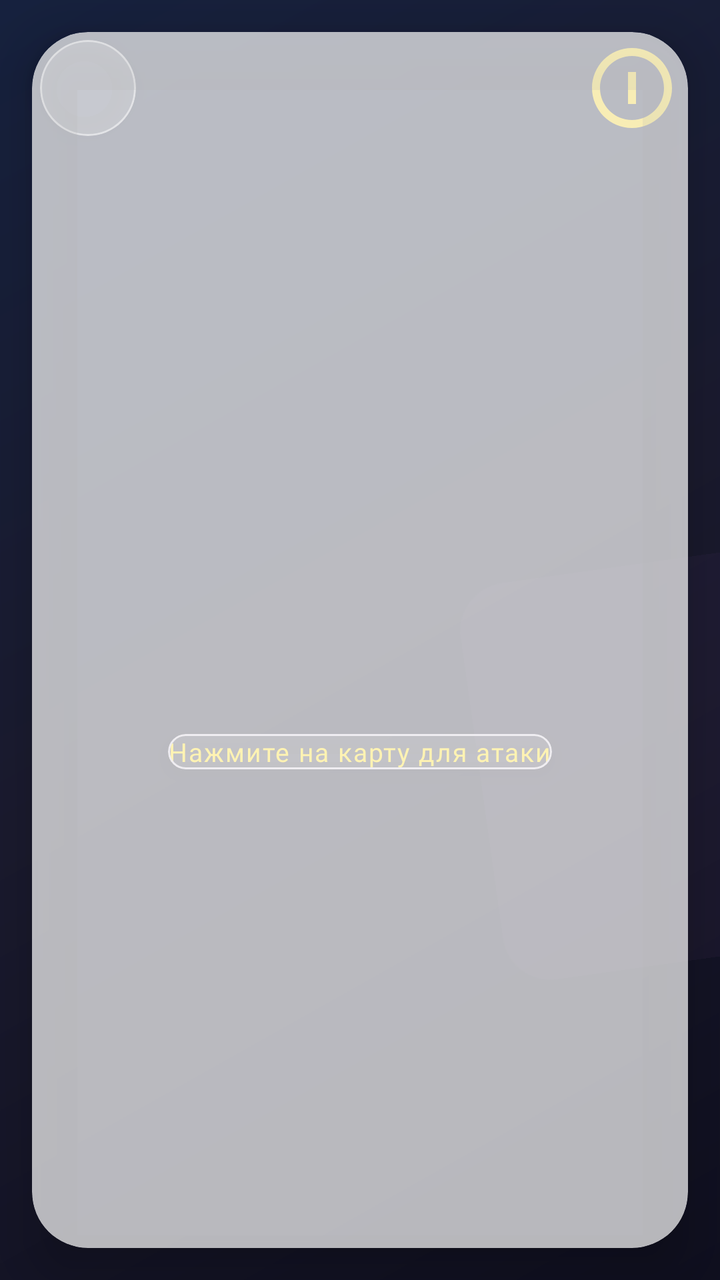
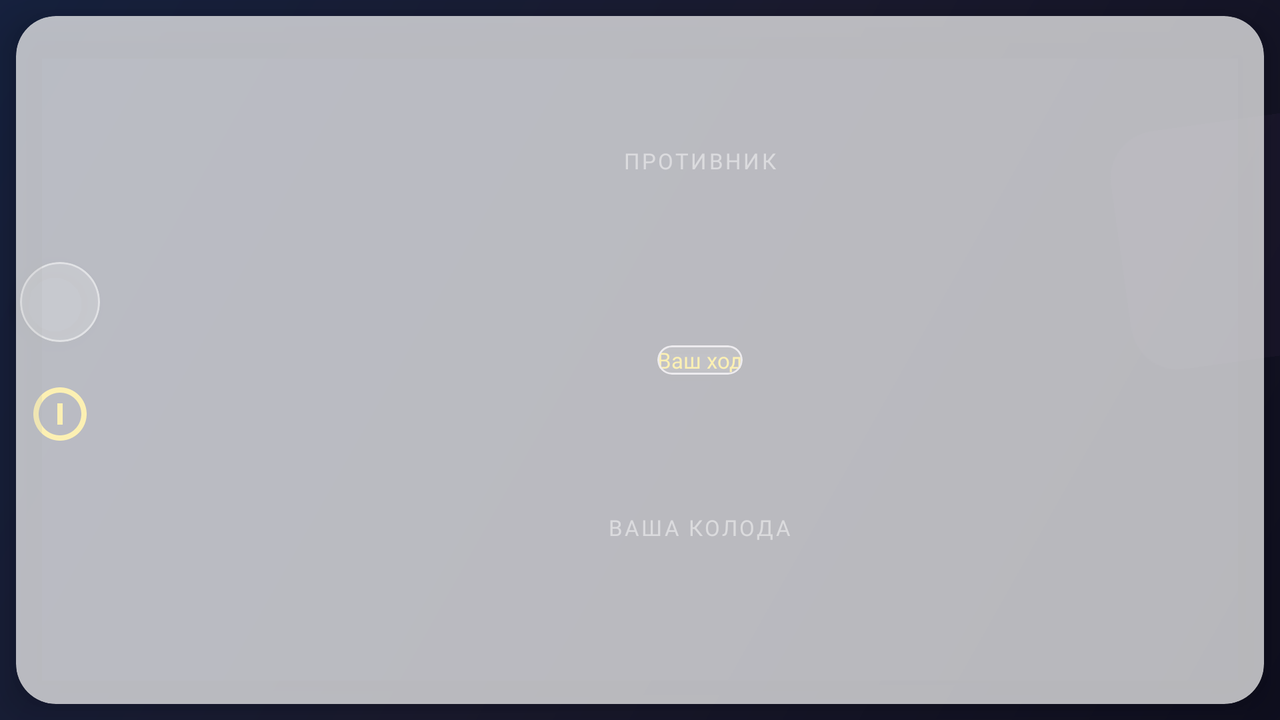

Two renders of one Android screen. The first uses the default layout on a phone; the second uses the alternative layout the repository ships for a different screen configuration, on a matching device. The two XML files are below.
<!-- AndroidManifest.xml: activity theme Theme.PlayingCards2 -->
<!-- res/layout/activity_game.xml -->
<?xml version="1.0" encoding="utf-8"?>
<FrameLayout xmlns:android="http://schemas.android.com/apk/res/android"
    xmlns:app="http://schemas.android.com/apk/res-auto"
    android:layout_width="match_parent"
    android:layout_height="match_parent">

    <androidx.constraintlayout.widget.ConstraintLayout
        android:layout_width="match_parent"
        android:layout_height="match_parent"
        android:background="@drawable/bg_game_gradient"
        android:animateLayoutChanges="true">

        
        <View
            android:id="@+id/decorSquare1"
            android:layout_width="160dp"
            android:layout_height="160dp"
            android:background="@drawable/bg_blur_square"
            android:alpha="0.06"
            android:translationX="-50dp"
            android:translationY="-40dp"
            android:rotation="12"
            app:layout_constraintStart_toStartOf="parent"
            app:layout_constraintTop_toTopOf="parent" />

        <View
            android:id="@+id/decorSquare2"
            android:layout_width="200dp"
            android:layout_height="200dp"
            android:background="@drawable/bg_blur_square_purple"
            android:alpha="0.04"
            android:translationX="80dp"
            android:translationY="280dp"
            android:rotation="-8"
            app:layout_constraintEnd_toEndOf="parent"
            app:layout_constraintTop_toTopOf="parent" />

        
        <androidx.cardview.widget.CardView
            android:id="@+id/glassCard"
            android:layout_width="0dp"
            android:layout_height="0dp"
            android:layout_margin="16dp"
            app:cardCornerRadius="28dp"
            app:cardElevation="16dp"
            app:cardBackgroundColor="#B3FFFFFF"
            app:layout_constraintTop_toTopOf="parent"
            app:layout_constraintBottom_toBottomOf="parent"
            app:layout_constraintStart_toStartOf="parent"
            app:layout_constraintEnd_toEndOf="parent" />

        
        <com.google.android.material.card.MaterialCardView
            android:id="@+id/backButton"
            android:layout_width="48dp"
            android:layout_height="48dp"
            android:layout_margin="20dp"
            app:cardCornerRadius="24dp"
            app:cardElevation="6dp"
            app:cardBackgroundColor="#33FFFFFF"
            app:strokeWidth="1dp"
            app:strokeColor="#80FFFFFF"
            android:foreground="?android:attr/selectableItemBackgroundBorderless"
            app:layout_constraintStart_toStartOf="parent"
            app:layout_constraintTop_toTopOf="parent">

            <ImageView
                android:layout_width="24dp"
                android:layout_height="24dp"
                android:src="@drawable/ic_arrow_back"
                android:tint="#FFFFFF"
                android:layout_gravity="center" />

        </com.google.android.material.card.MaterialCardView>

        
        <ImageView
            android:id="@+id/turnIndicator"
            android:layout_width="48dp"
            android:layout_height="48dp"
            android:src="@drawable/ic_player_turn"
            android:tint="#FFD700"
            android:alpha="0.9"
            app:layout_constraintTop_toTopOf="parent"
            app:layout_constraintEnd_toEndOf="parent"
            android:layout_margin="20dp" />

        
        <TextView
            android:id="@+id/whoStartsText"
            android:layout_width="wrap_content"
            android:layout_height="wrap_content"
            android:text=""
            android:textSize="18sp"
            android:textStyle="bold"
            android:textColor="#FFD700"
            android:fontFamily="@font/playfair_display_bold"
            android:gravity="center"
            android:visibility="visible"
            app:layout_constraintTop_toTopOf="parent"
            app:layout_constraintBottom_toBottomOf="parent"
            app:layout_constraintStart_toStartOf="parent"
            app:layout_constraintEnd_toEndOf="parent" />

        
        <androidx.core.widget.NestedScrollView
            android:layout_width="match_parent"
            android:layout_height="0dp"
            android:fillViewport="true"
            android:clipToPadding="false"
            android:paddingHorizontal="20dp"
            android:paddingBottom="20dp"
            app:layout_constraintTop_toBottomOf="@id/backButton"
            app:layout_constraintBottom_toBottomOf="parent">

            <LinearLayout
                android:layout_width="match_parent"
                android:layout_height="wrap_content"
                android:orientation="vertical"
                android:gravity="center">

                
                <androidx.recyclerview.widget.RecyclerView
                    android:id="@+id/enemyCardsRecyclerView"
                    android:layout_width="match_parent"
                    android:layout_height="wrap_content"
                    android:orientation="horizontal"
                    app:layoutManager="androidx.recyclerview.widget.LinearLayoutManager"
                    android:padding="8dp"
                    android:layout_marginTop="40dp"
                    android:layout_marginBottom="24dp"
                    android:clipToPadding="false" />

                
                <com.google.android.material.card.MaterialCardView
                    android:layout_width="wrap_content"
                    android:layout_height="wrap_content"
                    app:cardCornerRadius="24dp"
                    app:cardElevation="4dp"
                    app:cardBackgroundColor="#20FFFFFF"
                    android:layout_marginVertical="24dp"
                    android:paddingHorizontal="20dp"
                    android:paddingVertical="10dp">

                    <TextView
                        android:id="@+id/battleStatusText"
                        android:layout_width="wrap_content"
                        android:layout_height="wrap_content"
                        android:text="Нажмите на карту для атаки"
                        android:textSize="13sp"
                        android:textColor="#FFD700"
                        android:fontFamily="@font/montserrat_bold"
                        android:letterSpacing="0.05" />

                </com.google.android.material.card.MaterialCardView>

                
                <androidx.recyclerview.widget.RecyclerView
                    android:id="@+id/playerCardsRecyclerView"
                    android:layout_width="match_parent"
                    android:layout_height="wrap_content"
                    android:orientation="horizontal"
                    app:layoutManager="androidx.recyclerview.widget.LinearLayoutManager"
                    android:padding="8dp"
                    android:clipToPadding="false" />

            </LinearLayout>

        </androidx.core.widget.NestedScrollView>

    </androidx.constraintlayout.widget.ConstraintLayout>

    
    <FrameLayout
        android:id="@+id/overlayContainer"
        android:layout_width="match_parent"
        android:layout_height="match_parent"
        android:visibility="gone" />

</FrameLayout>
<!-- resources referenced by this layout -->
<resources>
  <!-- drawable bg_blur_square_purple (drawable) -->
  <?xml version="1.0" encoding="utf-8"?>
  <shape xmlns:android="http://schemas.android.com/apk/res/android">
      <solid android:color="#9B59B6" />
      <corners android:radius="24dp" />
  </shape>
  <!-- drawable bg_game_gradient (drawable) -->
  <?xml version="1.0" encoding="utf-8"?>
  <shape xmlns:android="http://schemas.android.com/apk/res/android">
      <gradient
          android:startColor="#0F0F1F"
          android:centerColor="#1A1A2E"
          android:endColor="#16213E"
          android:angle="135" />
  </shape>
  <!-- drawable ic_player_turn (drawable) -->
  <vector xmlns:android="http://schemas.android.com/apk/res/android"
      android:width="32dp"
      android:height="32dp"
      android:viewportWidth="24"
      android:viewportHeight="24">
      <path
          android:fillColor="#FFD700"
          android:pathData="M12,2C6.48,2 2,6.48 2,12s4.48,10 10,10 10,-4.48 10,-10S17.52,2 12,2zM12,20c-4.41,0 -8,-3.59 -8,-8s3.59,-8 8,-8 8,3.59 8,8 -3.59,8 -8,8zM11,8h2v6h-2zM11,14h2v2h-2z" />
  </vector>
  <style name="Theme.PlayingCards2" parent="Theme.Material3.DayNight.NoActionBar">
          <item name="colorPrimary">@color/purple_500</item>
          <item name="colorPrimaryVariant">@color/purple_700</item>
          <item name="colorOnPrimary">@color/white</item>
          <item name="colorSecondary">@color/teal_200</item>
          <item name="colorSecondaryVariant">@color/teal_700</item>
          <item name="colorOnSecondary">@color/black</item>
          <item name="android:statusBarColor">@color/transparent</item>
          <item name="android:navigationBarColor">@color/transparent</item>
          <item name="android:windowLightStatusBar">false</item>
          <item name="android:windowLightNavigationBar">false</item>
          <item name="android:windowBackground">@drawable/background_gradient</item>
      </style>
  <color name="purple_500">#FF6200EE</color>
  <color name="purple_700">#FF3700B3</color>
  <color name="white">#FFFFFFFF</color>
  <color name="teal_200">#FF03DAC5</color>
  <color name="teal_700">#FF018786</color>
  <color name="black">#FF000000</color>
  <color name="transparent">#00000000</color>
  <!-- drawable background_gradient (drawable) -->
  <?xml version="1.0" encoding="utf-8"?>
  <shape xmlns:android="http://schemas.android.com/apk/res/android">
      <gradient
          android:startColor="#4158D0"
          android:centerColor="#C850C0"
          android:endColor="#FFCC70"
          android:angle="135"
          android:type="linear" />
  </shape>
</resources>
<!-- res/layout-land/activity_game.xml (the repository's variant of the layout above) -->
<!-- drawn on the phone turned sideways -->
<?xml version="1.0" encoding="utf-8"?>
<FrameLayout xmlns:android="http://schemas.android.com/apk/res/android"
    xmlns:app="http://schemas.android.com/apk/res-auto"
    android:layout_width="match_parent"
    android:layout_height="match_parent">

    <androidx.constraintlayout.widget.ConstraintLayout
        android:layout_width="match_parent"
        android:layout_height="match_parent"
        android:background="@drawable/bg_game_gradient"
        android:animateLayoutChanges="true">

        
        <View
            android:id="@+id/decorSquare1"
            android:layout_width="100dp"
            android:layout_height="100dp"
            android:background="@drawable/bg_blur_square"
            android:alpha="0.06"
            android:translationX="-20dp"
            android:translationY="-15dp"
            android:rotation="12"
            app:layout_constraintStart_toStartOf="parent"
            app:layout_constraintTop_toTopOf="parent" />

        <View
            android:id="@+id/decorSquare2"
            android:layout_width="120dp"
            android:layout_height="120dp"
            android:background="@drawable/bg_blur_square_purple"
            android:alpha="0.04"
            android:translationX="40dp"
            android:translationY="60dp"
            android:rotation="-8"
            app:layout_constraintEnd_toEndOf="parent"
            app:layout_constraintTop_toTopOf="parent" />

        
        <androidx.cardview.widget.CardView
            android:id="@+id/glassCard"
            android:layout_width="0dp"
            android:layout_height="0dp"
            android:layout_margin="8dp"
            app:cardCornerRadius="20dp"
            app:cardElevation="12dp"
            app:cardBackgroundColor="#B3FFFFFF"
            app:layout_constraintTop_toTopOf="parent"
            app:layout_constraintBottom_toBottomOf="parent"
            app:layout_constraintStart_toStartOf="parent"
            app:layout_constraintEnd_toEndOf="parent" />

        
        <LinearLayout
            android:id="@+id/leftPanel"
            android:layout_width="60dp"
            android:layout_height="match_parent"
            android:orientation="vertical"
            android:gravity="center"
            android:paddingVertical="16dp"
            app:layout_constraintStart_toStartOf="parent"
            app:layout_constraintTop_toTopOf="parent"
            app:layout_constraintBottom_toBottomOf="parent">

            <com.google.android.material.card.MaterialCardView
                android:id="@+id/backButton"
                android:layout_width="40dp"
                android:layout_height="40dp"
                app:cardCornerRadius="20dp"
                app:cardElevation="4dp"
                app:cardBackgroundColor="#33FFFFFF"
                app:strokeWidth="1dp"
                app:strokeColor="#80FFFFFF"
                android:foreground="?android:attr/selectableItemBackgroundBorderless"
                android:layout_marginBottom="20dp">

                <ImageView
                    android:layout_width="20dp"
                    android:layout_height="20dp"
                    android:src="@drawable/ic_arrow_back"
                    android:tint="#FFFFFF"
                    android:layout_gravity="center" />

            </com.google.android.material.card.MaterialCardView>

            <ImageView
                android:id="@+id/turnIndicator"
                android:layout_width="32dp"
                android:layout_height="32dp"
                android:src="@drawable/ic_player_turn"
                android:tint="#FFD700"
                android:layout_marginBottom="6dp" />

            <TextView
                android:id="@+id/whoStartsText"
                android:layout_width="wrap_content"
                android:layout_height="wrap_content"
                android:text=""
                android:textSize="10sp"
                android:textStyle="bold"
                android:textColor="#FFD700"
                android:fontFamily="@font/playfair_display_bold"
                android:gravity="center"
                android:maxLines="2"
                android:visibility="gone" />

        </LinearLayout>

        
        <LinearLayout
            android:layout_width="0dp"
            android:layout_height="match_parent"
            android:orientation="vertical"
            android:padding="12dp"
            app:layout_constraintStart_toEndOf="@id/leftPanel"
            app:layout_constraintEnd_toEndOf="parent"
            app:layout_constraintTop_toTopOf="parent"
            app:layout_constraintBottom_toBottomOf="parent">

            
            <LinearLayout
                android:layout_width="match_parent"
                android:layout_height="0dp"
                android:layout_weight="1"
                android:orientation="vertical"
                android:gravity="center">

                <TextView
                    android:layout_width="wrap_content"
                    android:layout_height="wrap_content"
                    android:text="ПРОТИВНИК"
                    android:textSize="11sp"
                    android:textColor="#80FFFFFF"
                    android:fontFamily="@font/montserrat_bold"
                    android:letterSpacing="0.1"
                    android:layout_marginBottom="8dp" />

                <androidx.recyclerview.widget.RecyclerView
                    android:id="@+id/enemyCardsRecyclerView"
                    android:layout_width="match_parent"
                    android:layout_height="wrap_content"
                    android:orientation="horizontal"
                    app:layoutManager="androidx.recyclerview.widget.LinearLayoutManager"
                    android:padding="4dp"
                    android:clipToPadding="false" />

            </LinearLayout>

            
            <com.google.android.material.card.MaterialCardView
                android:layout_width="wrap_content"
                android:layout_height="wrap_content"
                app:cardCornerRadius="16dp"
                app:cardElevation="2dp"
                app:cardBackgroundColor="#20FFFFFF"
                android:layout_marginVertical="8dp"
                android:paddingHorizontal="12dp"
                android:paddingVertical="6dp"
                android:layout_gravity="center_horizontal">

                <TextView
                    android:id="@+id/battleStatusText"
                    android:layout_width="wrap_content"
                    android:layout_height="wrap_content"
                    android:text="Ваш ход"
                    android:textSize="11sp"
                    android:textColor="#FFD700"
                    android:fontFamily="@font/montserrat_bold" />

            </com.google.android.material.card.MaterialCardView>

            
            <LinearLayout
                android:layout_width="match_parent"
                android:layout_height="0dp"
                android:layout_weight="1"
                android:orientation="vertical"
                android:gravity="center">

                <TextView
                    android:layout_width="wrap_content"
                    android:layout_height="wrap_content"
                    android:text="ВАША КОЛОДА"
                    android:textSize="11sp"
                    android:textColor="#80FFFFFF"
                    android:fontFamily="@font/montserrat_bold"
                    android:letterSpacing="0.1"
                    android:layout_marginBottom="8dp" />

                <androidx.recyclerview.widget.RecyclerView
                    android:id="@+id/playerCardsRecyclerView"
                    android:layout_width="match_parent"
                    android:layout_height="wrap_content"
                    android:orientation="horizontal"
                    app:layoutManager="androidx.recyclerview.widget.LinearLayoutManager"
                    android:padding="4dp"
                    android:clipToPadding="false" />

            </LinearLayout>

        </LinearLayout>

    </androidx.constraintlayout.widget.ConstraintLayout>

    
    <FrameLayout
        android:id="@+id/overlayContainer"
        android:layout_width="match_parent"
        android:layout_height="match_parent"
        android:visibility="gone" />

</FrameLayout>
